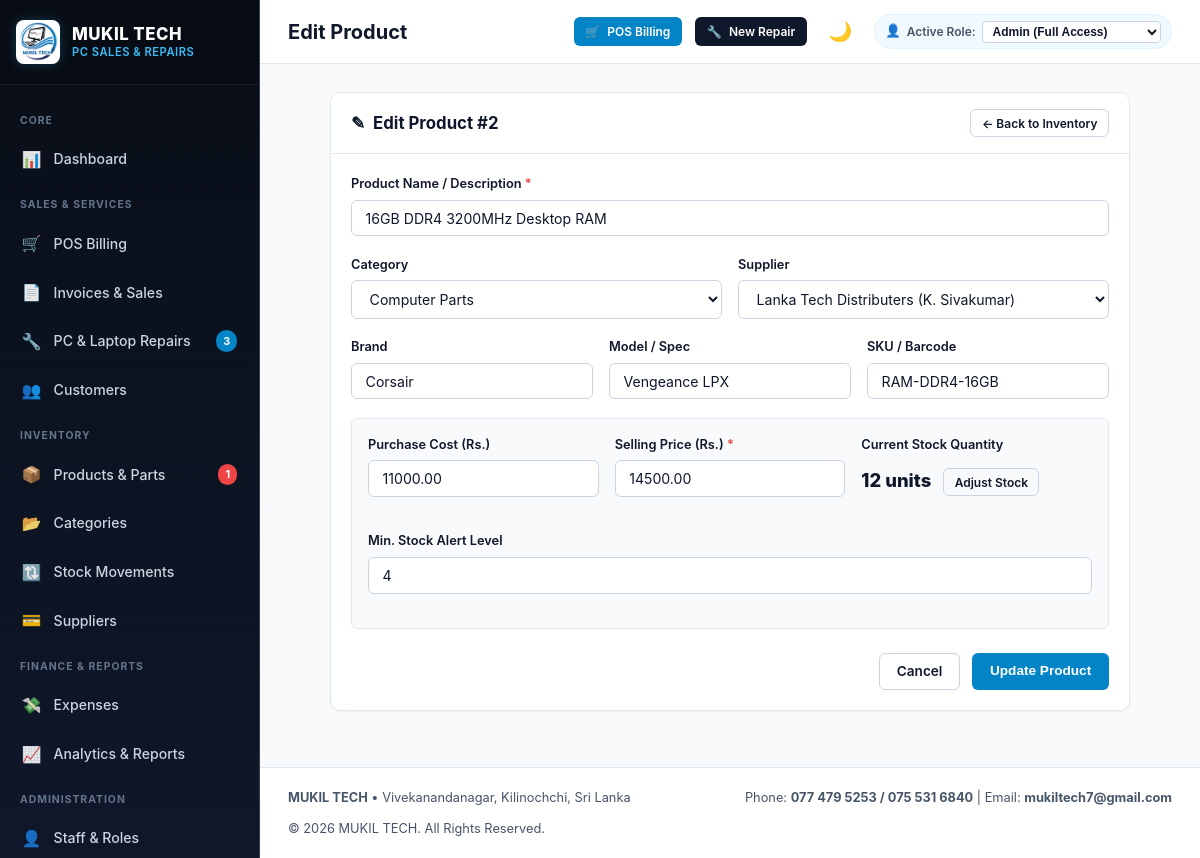
The page /products/edit.php?id=2 (signed in) on the database its author committed.
### tables this page shows
CREATE TABLE `products` (
  `product_id` INT AUTO_INCREMENT PRIMARY KEY,
  `product_name` VARCHAR(150) NOT NULL,
  `category_id` INT,
  `brand` VARCHAR(50),
  `model` VARCHAR(60),
  `sku` VARCHAR(50) UNIQUE,
  `purchase_price` DECIMAL(10,2) NOT NULL DEFAULT 0.00,
  `selling_price` DECIMAL(10,2) NOT NULL DEFAULT 0.00,
  `stock_quantity` INT NOT NULL DEFAULT 0,
  `minimum_stock` INT NOT NULL DEFAULT 5,
  `supplier_id` INT,
  `created_at` TIMESTAMP DEFAULT CURRENT_TIMESTAMP,
  `updated_at` TIMESTAMP DEFAULT CURRENT_TIMESTAMP ON UPDATE CURRENT_TIMESTAMP,
  INDEX `idx_cat` (`category_id`),
  INDEX `idx_supp` (`supplier_id`),
  FOREIGN KEY (`category_id`) REFERENCES `categories`(`category_id`) ON DELETE SET NULL,
  FOREIGN KEY (`supplier_id`) REFERENCES `suppliers`(`supplier_id`) ON DELETE SET NULL
);

CREATE TABLE `categories` (
  `category_id` INT AUTO_INCREMENT PRIMARY KEY,
  `category_name` VARCHAR(100) NOT NULL UNIQUE,
  `description` TEXT,
  `created_at` TIMESTAMP DEFAULT CURRENT_TIMESTAMP
);

CREATE TABLE `suppliers` (
  `supplier_id` INT AUTO_INCREMENT PRIMARY KEY,
  `supplier_name` VARCHAR(100) NOT NULL,
  `company_name` VARCHAR(100) NOT NULL,
  `phone` VARCHAR(30),
  `email` VARCHAR(100),
  `address` TEXT,
  `created_at` TIMESTAMP DEFAULT CURRENT_TIMESTAMP
);

CREATE TABLE `settings` (
  `setting_id` INT AUTO_INCREMENT PRIMARY KEY,
  `setting_key` VARCHAR(60) NOT NULL UNIQUE,
  `setting_value` TEXT,
  `created_at` TIMESTAMP DEFAULT CURRENT_TIMESTAMP,
  `updated_at` TIMESTAMP DEFAULT CURRENT_TIMESTAMP ON UPDATE CURRENT_TIMESTAMP
);

### includes/functions.php (called while the page is built, shortened)
<?php
function baseUrl($path = '') {
    $documentRoot = isset($_SERVER['DOCUMENT_ROOT']) ? realpath($_SERVER['DOCUMENT_ROOT']) : false;
    $applicationRoot = realpath(__DIR__ . '/..');
    $base = '';
    if ($documentRoot && $applicationRoot) {
        $doc = str_replace('\\', '/', rtrim($documentRoot, DIRECTORY_SEPARATOR));
        $app = str_replace('\\', '/', rtrim($applicationRoot, DIRECTORY_SEPARATOR));
        if ($app === $doc) {
            $base = '';
        } elseif (stripos($app, $doc . '/') === 0) {
            $base = substr($app, strlen($doc));
        }
    }
    if ($base === '') {
        $scriptName = str_replace('\\', '/', $_SERVER['SCRIPT_NAME'] ?? '');
        $scriptDir = rtrim(str_replace('\\', '/', dirname($scriptName)), '/');
        foreach (['/admin','/customers','/categories','/suppliers','/products','/sales',
                  '/repairs','/expenses','/payments','/reports','/users','/settings'] as $dir) {
            if ($scriptDir === $dir || substr($scriptDir, -strlen($dir)) === $dir) {
                $scriptDir = substr($scriptDir, 0, -strlen($dir));
                break;
            }
        }
        $base = $scriptDir;
    }
    $base = '/' . trim($base, '/');
    if ($base === '/') {
        $base = '';
    }
    $cleanPath = ltrim((string)$path, '/');
    return $base . ($cleanPath !== '' ? '/' . $cleanPath : '');
}
function sanitize($data) {
    return htmlspecialchars(trim((string)$data), ENT_QUOTES, 'UTF-8');
}
function e($data) {
    return sanitize($data);
}
function getSetting($key, $default = '') {
    static $cache = [];
    if (isset($cache[$key])) {
        return $cache[$key];
    }
    try {
        $db = getDB();
        $stmt = $db->prepare("SELECT setting_value FROM settings WHERE setting_key = ? LIMIT 1");
        $stmt->execute([$key]);
        $val = $stmt->fetchColumn();
        if ($val !== false) {
            $cache[$key] = $val;
            return $val;
        }
    } catch (Exception $e) {
    }
    return $default;
}

### products/edit.php (the view, shortened to what this page needs)
<?php
require_once __DIR__ . '/../includes/header.php';
$db = getDB();
$id = (int)($_GET['id'] ?? 0);
$stmt = $db->prepare("SELECT * FROM products WHERE product_id = ?");
$stmt->execute([$id]);
$product = $stmt->fetch();
$categories = $db->query("SELECT * FROM categories ORDER BY category_name ASC")->fetchAll();
$suppliers  = $db->query("SELECT * FROM suppliers ORDER BY company_name ASC")->fetchAll();
?>
<div style="max-width:800px;margin:0 auto;">
    <div class="card">
        <div class="card-header">
            <div class="card-title">
                <span>&#9998;</span> Edit Product #<?= $product['product_id'] ?>
            </div>
            <a href="<?= baseUrl('products/index.php') ?>" class="btn btn-outline btn-sm">&larr; Back to Inventory</a>
        </div>
        <div class="card-body">
            <form method="POST">
                <div class="form-group">
                    <label class="form-label" for="product_name">Product Name / Description <span class="required">*</span></label>
                    <input type="text" id="product_name" name="product_name" class="form-control" required value="<?= e($_POST['product_name'] ?? $product['product_name']) ?>">
                </div>
                <div class="form-row">
                    <div class="form-col">
                        <div class="form-group">
                            <label class="form-label" for="category_id">Category</label>
                            <select id="category_id" name="category_id" class="form-control">
                                <?php foreach ($categories as $cat): ?>
                                    <option value="<?= $cat['category_id'] ?>" <?= (isset($_POST['category_id']) ? $_POST['category_id'] == $cat['category_id'] : $product['category_id'] == $cat['category_id']) ? 'selected' : '' ?>>
                                        <?= e($cat['category_name']) ?>
                                    </option>
                                <?php endforeach; ?>
                            </select>
                        </div>
                    </div>
                    <div class="form-col">
                        <div class="form-group">
                            <label class="form-label" for="supplier_id">Supplier</label>
                            <select id="supplier_id" name="supplier_id" class="form-control">
                                <?php foreach ($suppliers as $supp): ?>
                                    <option value="<?= $supp['supplier_id'] ?>" <?= (isset($_POST['supplier_id']) ? $_POST['supplier_id'] == $supp['supplier_id'] : $product['supplier_id'] == $supp['supplier_id']) ? 'selected' : '' ?>>
                                        <?= e($supp['company_name']) ?> (<?= e($supp['supplier_name']) ?>)
                                    </option>
                                <?php endforeach; ?>
                            </select>
                        </div>
                    </div>
                </div>
                <div class="form-row">
                    <div class="form-col">
                        <div class="form-group">
                            <label class="form-label" for="brand">Brand</label>
                            <input type="text" id="brand" name="brand" class="form-control" value="<?= e($_POST['brand'] ?? $product['brand']) ?>">
                        </div>
                    </div>
                    <div class="form-col">
                        <div class="form-group">
                            <label class="form-label" for="model">Model / Spec</label>
                            <input type="text" id="model" name="model" class="form-control" value="<?= e($_POST['model'] ?? $product['model']) ?>">
                        </div>
                    </div>
                    <div class="form-col">
                        <div class="form-group">
                            <label class="form-label" for="sku">SKU / Barcode</label>
                            <input type="text" id="sku" name="sku" class="form-control" value="<?= e($_POST['sku'] ?? $product['sku']) ?>">
                        </div>
                    </div>
                </div>
                <div class="form-row" style="background:#f8fafc;padding:1rem;border-radius:var(--radius-sm);margin-bottom:1rem;border:1px solid var(--border-light);">
                    <div class="form-col">
                        <div class="form-group">
                            <label class="form-label" for="purchase_price">Purchase Cost (Rs.)</label>
                            <input type="number" step="0.01" id="purchase_price" name="purchase_price" class="form-control" value="<?= e($_POST['purchase_price'] ?? $product['purchase_price']) ?>">
                        </div>
                    </div>
                    <div class="form-col">
                        <div class="form-group">
                            <label class="form-label" for="selling_price">Selling Price (Rs.) <span class="required">*</span></label>
                            <input type="number" step="0.01" id="selling_price" name="selling_price" class="form-control" required value="<?= e($_POST['selling_price'] ?? $product['selling_price']) ?>">
                        </div>
                    </div>
                    <div class="form-col">
                        <div class="form-group">
                            <label class="form-label">Current Stock Quantity</label>
                            <div style="font-size:1.15rem;font-weight:800;color:var(--navy-main);padding-top:0.4rem;">
                                <?= $product['stock_quantity'] ?> units
                                <a href="<?= baseUrl('products/stock.php?product_id=' . $product['product_id']) ?>" class="btn btn-outline btn-sm" style="margin-left:0.5rem;">
                                    Adjust Stock
                                </a>
                            </div>
                        </div>
                    </div>
                    <div class="form-col">
                        <div class="form-group">
                            <label class="form-label" for="minimum_stock">Min. Stock Alert Level</label>
                            <input type="number" id="minimum_stock" name="minimum_stock" class="form-control" value="<?= e($_POST['minimum_stock'] ?? $product['minimum_stock']) ?>">
                        </div>
                    </div>
                </div>
                <div style="display:flex;justify-content:flex-end;gap:0.75rem;margin-top:1.5rem;">
                    <a href="<?= baseUrl('products/index.php') ?>" class="btn btn-outline">Cancel</a>
                    <button type="submit" class="btn btn-primary">
                        Update Product
                    </button>
                </div>
            </form>
        </div>
    </div>
</div>
<?php require_once __DIR__ . '/../includes/footer.php'; ?>

### includes/footer.php (shortened to what this page needs)
<?php
$businessName = getSetting('business_name', 'MUKIL TECH');
$address = getSetting('address', 'Vivekanandanagar, Kilinochchi, Sri Lanka');
$phone = getSetting('phone', '077 479 5253 / 075 531 6840');
$email = getSetting('email', 'mukiltech7@gmail.com');
?>
    </main>
        <footer class="no-print" style="margin-top:auto;padding:1.25rem 1.75rem;border-top:1px solid var(--border-light);background:var(--bg-card);display:flex;justify-content:space-between;align-items:center;font-size:0.8rem;color:var(--text-secondary);flex-wrap:wrap;gap:0.75rem;">
            <div>
                <strong><?= e($businessName) ?></strong> &bull; <?= e($address) ?>
            </div>
            <div>
                Phone: <strong><?= e($phone) ?></strong> | Email: <strong><?= e($email) ?></strong>
            </div>
            <div>
                &copy; <?= date('Y') ?> MUKIL TECH. All Rights Reserved.
            </div>
        </footer>
    </div>
</div>
</body>
</html>

### assets/css/style.css (style rules this page uses)
:root { --navy-dark: #090e17; --navy-main: #0f172a; --navy-card: #1e293b; --navy-border: #334155; --navy-light: #243048; --blue-primary: #0284c7; --blue-hover: #0369a1; --blue-light: #e0f2fe; --blue-subtle: #f0f9ff; --cyan-bright: #38bdf8; --bg-main: #f8fafc; --bg-card: #ffffff; --border-light: #e2e8f0; --border-medium: #cbd5e1; --text-primary: #0f172a; --text-secondary: #475569; --text-muted: #94a3b8; --text-white: #ffffff; --success: #10b981; --success-bg: #ecfdf5; --warning: #f59e0b; --warning-bg: #fffbeb; --danger: #ef4444; --danger-bg: #fef2f2; --info: #0ea5e9; --info-bg: #f0f9ff; --shadow-sm: 0 1px 2px 0 rgba(0, 0, 0, 0.05); --shadow-md: 0 4px 6px -1px rgba(0, 0, 0, 0.07), 0 2px 4px -2px rgba(0, 0, 0, 0.05); --shadow-lg: 0 10px 15px -3px rgba(0, 0, 0, 0.08), 0 4px 6px -4px rgba(0, 0, 0, 0.04); --radius-sm: 6px; --radius-md: 10px; --radius-lg: 14px; --radius-pill: 9999px; --transition: all 0.2s cubic-bezier(0.4, 0, 0.2, 1); }
* { box-sizing: border-box; margin: 0; padding: 0; }
body { font-family: -apple-system, BlinkMacSystemFont, "Segoe UI", Roboto, "Helvetica Neue", Arial, sans-serif; background-color: var(--bg-main); color: var(--text-primary); line-height: 1.5; font-size: 14.5px; -webkit-font-smoothing: antialiased; }
a { color: var(--blue-primary); text-decoration: none; transition: var(--transition); }
.card { background: var(--bg-card); border-radius: var(--radius-md); border: 1px solid var(--border-light); box-shadow: var(--shadow-sm); margin-bottom: 1.75rem; overflow: hidden; }
.card-header { padding: 1rem 1.25rem; border-bottom: 1px solid var(--border-light); display: flex; align-items: center; justify-content: space-between; background: var(--bg-card); }
.card-title { font-size: 1.05rem; font-weight: 700; color: var(--navy-main); display: flex; align-items: center; gap: 0.5rem; }
.card-body { padding: 1.25rem; }
.btn { display: inline-flex; align-items: center; justify-content: center; gap: 0.45rem; padding: 0.55rem 1.05rem; border-radius: var(--radius-sm); font-size: 0.85rem; font-weight: 600; cursor: pointer; border: 1px solid transparent; transition: var(--transition); text-decoration: none; line-height: 1.25; }
.btn-primary { background: var(--blue-primary); color: #ffffff; }
.btn-outline { background: transparent; border-color: var(--border-medium); color: var(--text-primary); }
.btn-sm { padding: 0.35rem 0.65rem; font-size: 0.75rem; }
.form-group { margin-bottom: 1.15rem; }
.form-row { display: flex; gap: 1rem; flex-wrap: wrap; }
.form-col { flex: 1; min-width: 220px; }
.form-label { display: block; font-size: 0.8rem; font-weight: 600; color: var(--navy-main); margin-bottom: 0.4rem; }
.form-label .required { color: var(--danger); }
.form-control { width: 100%; padding: 0.55rem 0.85rem; border: 1px solid var(--border-medium); border-radius: var(--radius-sm); font-size: 0.88rem; color: var(--text-primary); background-color: var(--bg-card); transition: var(--transition); font-family: inherit; }

### rows shown on the page
products: product_id "2", product_name "16GB DDR4 3200MHz Desktop RAM", category_id "Computer Parts", supplier_id "Lanka Tech Distributers (K. Sivakumar)", brand "Corsair", model "Vengeance LPX", sku "RAM-DDR4-16GB", purchase_price "11000.00", selling_price "14500.00", stock_quantity "12", minimum_stock "4"
settings: setting_value "Vivekanandanagar, Kilinochchi, Sri Lanka"
settings: setting_value "077 479 5253 / 075 531 6840"
settings: setting_value "mukiltech7@gmail.com"

### other values the page prints
$pendingRepairsCount "3"
$lowStockCount "1"
$pageTitle "Edit Product"
$businessName "MUKIL TECH"
